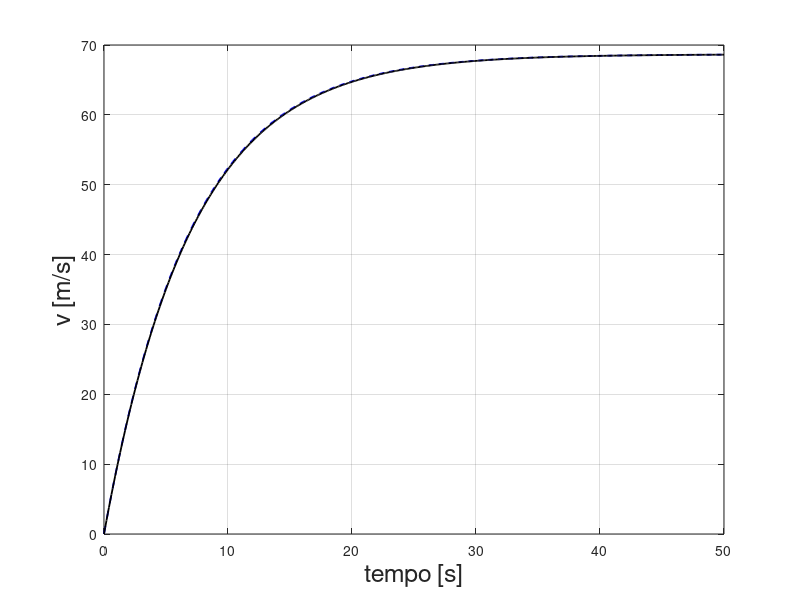

Here is the MATLAB script that generated this plot:
clear all
close all
clc

T = 0.1; #s
T_final = 50; #s
t = 0:T:T_final; #intervalo de simulação

N = length(t); #número de elementos do vetor t
v = zeros(1, N); #inicializando o vetor v da velocidade
vd = zeros(1, N); #inicializando o vetor vd das derivadas da velocidade

for ii = 1:N-1
  vd(ii) = 9.81 - v(ii)/7; # g - c/m*v
  v(ii+1) = v(ii) + vd(ii)*T;
endfor

t_analitica = 0:0.1:T_final;
v_solucao_edo = 9.81*70/10*(1-exp(-10/70*t_analitica));

plot(t, v, 'b--', 'linewidth', 1.3)
hold on
plot(t_analitica, v_solucao_edo, 'k', 'linewidth', 1.3)
grid on
xlabel('tempo [s]', 'fontsize', 18)
ylabel('v [m/s]', 'fontsize', 18)
hold off
